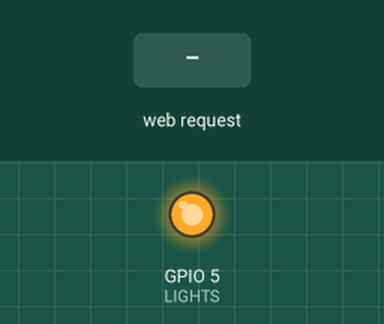
Simulated run of this sketch. Board: ESP8266 (NodeMCU). On the bench: output pins drawn as LEDs (lit = HIGH). The test bench sets the inputs (shaded band). WiFi joins after 1.5 s; servers stay silent unless stated; what the sketch prints to the serial monitor is not drawn.

Above: at 3.2 s.
3.3 s: HTTP request GET /lightoff received
At 4.1 s:
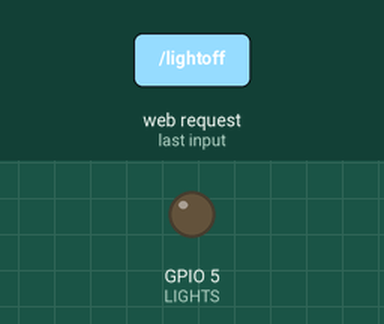
4.8 s: HTTP request GET /lighton received
At 5.3 s:
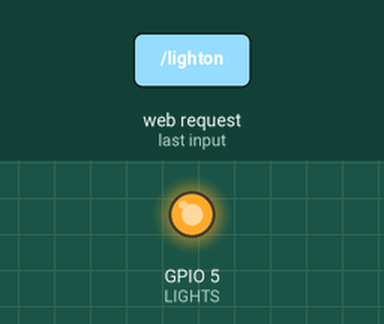
Timing chart, 0 to 7.8 s (numbered marks = the images above; inputs shaded):
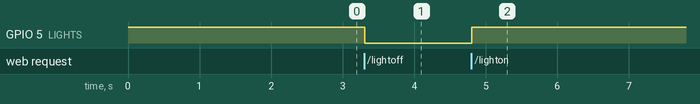

Measured:
- after the input at 3.3 s, GPIO 5 (LIGHTS): HIGH → LOW at once
- after the input at 4.8 s, GPIO 5 (LIGHTS): LOW → HIGH at once

The sketch:

Terrarium_controls.ino
```cpp
#include <ESP8266WiFi.h>
#include <ESP8266WebServer.h>
#include "DHTesp.h"

#define DHTpin 14
DHTesp dht;

const int LIGHTS = 5;
const int MOISTURE_SENSOR_PIN = A0;

ESP8266WebServer server(80); // create a web server on port 80

int convertToPercent(int value) {
  if (value < 0) {
    return 0;
  }
  if (value > 950) {
    return 100;
  }
  return (value / 9.5);
}

void handleRoot() {
  int humidity = floor(dht.getHumidity());
  int temperature = floor(dht.getTemperature());
  int moisture = convertToPercent(analogRead(MOISTURE_SENSOR_PIN));

  String html = "<html><head><link rel='stylesheet' href='/style.css' type='text/css'><meta name='viewport' content='height=896, width=414'> <title>Terraium</title></head><body> <div class='app'> <h1>TERARRIUM</h1> <h4>By Karim & Neha</h4> <div class='monitor'> <div class='single-progress-bar'> <label for='water'><img src='https://i.ibb.co/DMLWWKC/Group-10.png' class='data-icon'> "+String(moisture)+"%"+"</label> <progress id='water' value='"+String(moisture)+"' max='100'></progress> </div><div class='single-progress-bar'> <label for='humidity'><img src='https://i.ibb.co/ZcLjTfs/Vector-1.png' class='data-icon'>"+String(humidity)+"%"+"</label> <progress id='humidity' value='"+String(humidity)+"' max='100'></progress> </div><div class='single-progress-bar'> <label for='temp'><img src='https://i.ibb.co/GMR8Wmb/Vector-1.png' class='temp-icon'>"+String(temperature)+"C"+"</label> <progress id='temp' value='"+String(temperature)+"' max='50'></progress> </div></div><div class='controls'> <a href='/lighton'> <div class='button' id='float-left'> <img src='https://i.ibb.co/J2wdcYm/sun-alt-svgrepo-com-1.png'> <p>ON</p></div></a> <a href='/lightoff'> <div class='button' id='float-right'> <img src='https://i.ibb.co/TkPYhvH/moon-stars-svgrepo-com-1.png'> <p>OFF</p></div></a> </div></div></body></html>";
  server.send(200, "text/html", html);
}

void handleCSS(){
  String css = "@import url('https://fonts.googleapis.com/css2?family=Roboto:wght@300;400;700&display=swap');body{font-family: 'Roboto', sans-serif; color: white; margin:0px; background-image: url('https://i.ibb.co/PDBdY2r/Frame-2.png'); background-size: cover;}.app{margin: auto; height: 896px; width: 414px; text-align: center; padding: 30px 0px 15px 0px;}h1{font-size: 50px; font-weight: 550;}h4{font-size: 20px; font-weight: 200; margin: -15px 0px 50px 0px;}.monitor{width: 340px; margin: auto; background: rgb(255,255,255,0.13); border-radius: 15px; padding:10px 20px 10px 20px; backdrop-filter: blur(2px);}.controls{margin: auto; margin-top: 20px; width: 380px;}.button{width: 140px; height: 85px; background: rgb(255,255,255,0.13); border-radius: 20px; padding:20px; backdrop-filter: blur(2px);}.single-progress-bar{margin: 20px 0 20px 0; display: flex; align-items: center; justify-content: center;}#float-left{float: left;}#float-right{float: right;}progress{-webkit-appearance: none; appearance: none; width: 265px; height: 19px; border: none; padding: 2px; float:right;}progress::-webkit-progress-value{padding: 2px; background-color: #fff; border-radius: 10px; margin-top: 2px;}progress::-moz-progress-bar{padding: 2px; background-color: #fff;}progress::-webkit-progress-bar{background-color: rgba(255, 255, 255, 0.3); border-radius: 10px;}img{width: 55px; margin-bottom:-5px;}label{width: 100px; display: flex; align-items: center; justify-content: center;}a{text-decoration: none; color:white;}.data-icon{width: 30px; margin-top: -3px; margin-right: 15px;}.temp-icon{width: 19px; margin: 0px 0px 0px -3px; margin-right: 24px;}";
  server.send(200, "text/css", css);
  }

void handleLightOn() {
  digitalWrite(LIGHTS, HIGH);
  server.sendHeader("Location", "/", true);
  server.send(303);
}

void handleLightOff() {
  digitalWrite(LIGHTS, LOW);
  server.sendHeader("Location", "/", true);
  server.send(303);
}

void setup() {
  Serial.begin(115200);
  dht.setup(DHTpin, DHTesp::DHT11);
  pinMode(LIGHTS, OUTPUT);
  digitalWrite(LIGHTS, HIGH);
  WiFi.begin("BELL449", "E1557EAE"); // connect to WiFi
  while (WiFi.status() != WL_CONNECTED) {
    delay(1000);
    Serial.println("Connecting to WiFi..");
  }

  Serial.println("Connected to the WiFi network");
  Serial.println(WiFi.localIP());

  server.on("/", handleRoot); // serve the web page at the root URL
  server.on("/lighton", handleLightOn); // handle the light on request
  server.on("/lightoff", handleLightOff); // handle the light off request
  server.on("/style.css", handleCSS);

  server.begin(); // start the server
  Serial.println("HTTP server started");
}

void loop() {
  server.handleClient(); // listen for client requests
  delay(100);
}
```
